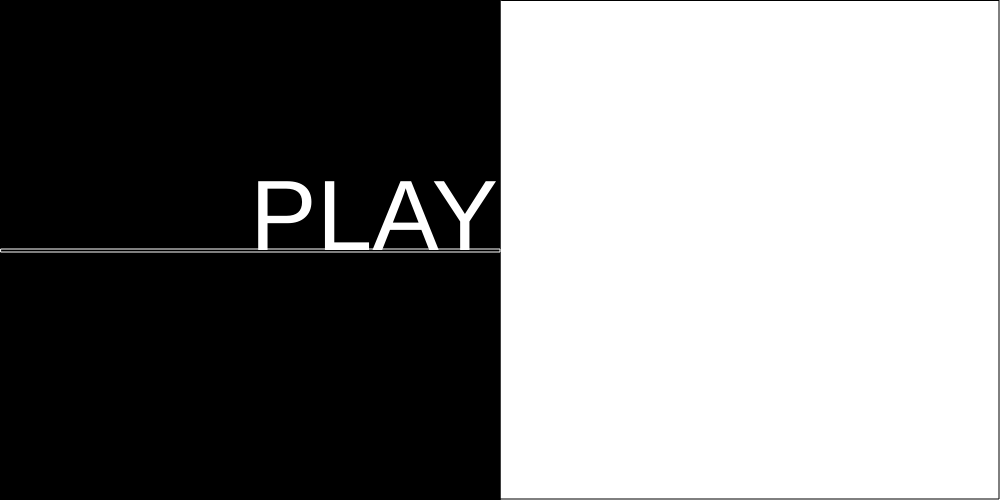
Frame 1 (no input)
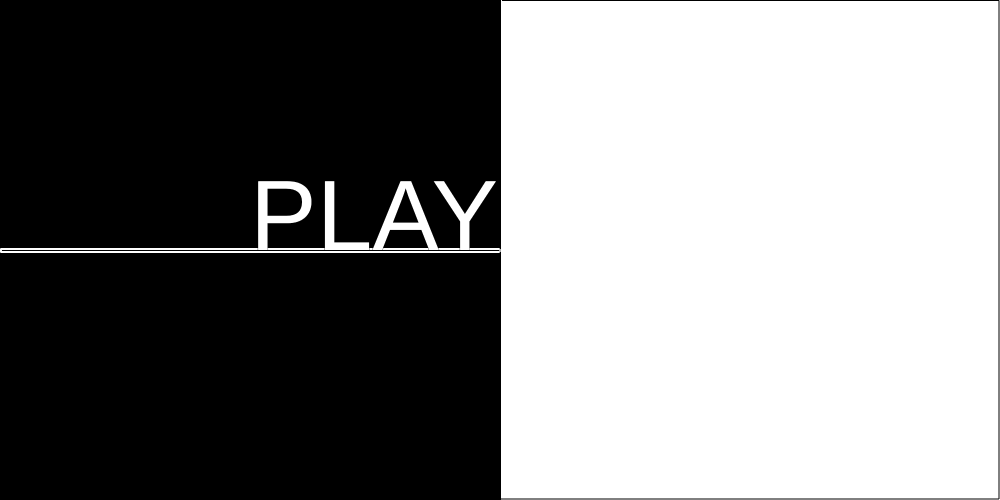
Frame 60 (no input)
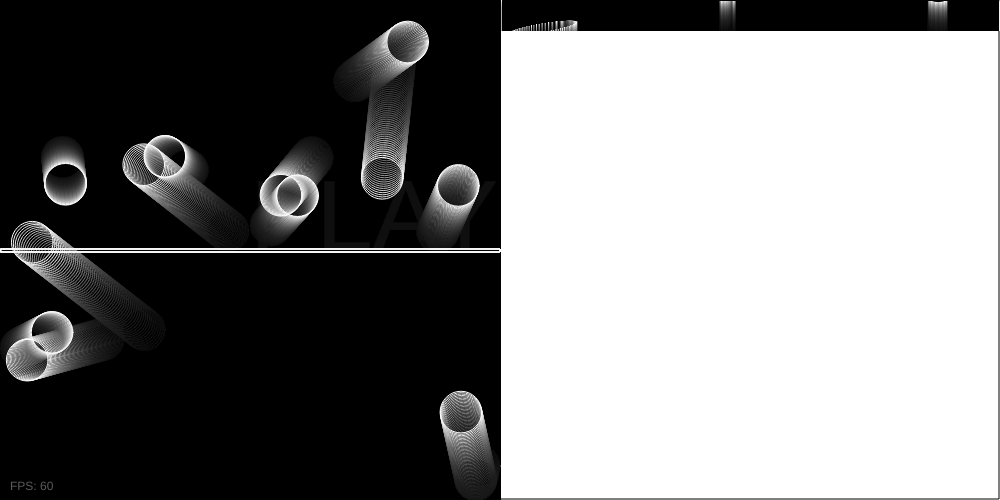
Frame 120 (the mouse pressed at the canvas centre since frame 60)

The p5.js sketch that drew these frames (run headless with seeded random() and noise() and a simulated clock; from frame 60 on, the mouse is pressed at the canvas centre):

// p5.js sketch
// ── sketch.js
// declare
var spots;
var play;
var chosen_spot;
var is_magic;
var numSpots; // Number of objects
var panelB;
var j;
var bSpeed;

function setup() {
    // assign
    play = false;
    chosen_spot = 1;
    is_magic = false;
    numSpots = 12; // Number of objects
    spots = []; 
    j = 0;
    bSpeed = 0.5;
    var magic_chance = 5;
    // setup
  createCanvas(1000, 500);
//  frameRate(200);
  var dia = width/2/numSpots; // Calculate diameter
//  spots = new Spot[numSpots]; // Create array
  for (var i = 0; i < numSpots; i++) {
    var x = dia/2 + i*dia;
    var y = random(dia/2.0, height-dia/2.0);
    var rate = random(0.3, 3.0)*(round(random(0.0, 1.0))-0.5)*2;
     // Create each object
    spots[i] = new Spot(x, y, dia, rate);
  }
  chosen_spot = round(random(0, numSpots));
  if (random(0, magic_chance) < 1) {
    is_magic = true;
  }

  fill(0);
  rect(0, 0, width/2, height);
  noFill();
  stroke(0);
  rect(0, 0, width-1, height-1);
  noStroke();

}

function draw() {
  if (play == true) {
    fill(0, 12);
    noStroke();
    rect(0, 0, width/2, height);
    j = (j % height) + bSpeed;
  }else{
      noFill();
      stroke(0);
      rect(0, 0, width/2, height);
      fill(255);
      textSize(100);
      text("PLAY", width/4, height/2);
  }
    stroke(255);
    noFill();
    rect(0+1,height/2-1,width/2-1,3);
    noStroke();
  for (var i=0; i < spots.length; i++) {
    if (play == true) {
      noFill();
      stroke(255,255,255);
      if (i == chosen_spot && is_magic){
        stroke(255, 0, 0);
      }
      spots[i].move(); // Move each object
      spots[i].display(); // Display each object
    }
  }
    // make panelB
    panelB = get(1, height/2,width/2-1,1);
    // blend(panelB, 1, height/2,width/2-1,1, width/2, j, width/2, 1, BURN);
    image(panelB, width/2+1, j);
    //copy(0,height/2,width/2,1, width/2,0,width/2,height);
    
    // Draw FPS (rounded to 2 decimal places) at the bottom left of the screen
    if ((j+1) % 20 == 0){
        var fps = frameRate();
        fill(255);
        stroke(0);
        textSize(12);
        text("FPS: " + fps.toFixed(0), 10, height - 10);
    }
}

function touchStarted(){
  play = !play;
}

class Spot {
    constructor(xpos, ypos, dia, sp){
    this.x = xpos;
    this.y = ypos;
    this.diameter = dia;
    this.speed = sp;
    this.directionY = random(-1,1);  // Direction of motion (1 is down, -1 is up)
    this.directionX = random(-1,1);  // Direction of motion (1 is down, -1 is up)
    }
    
      move() {
        this.y += (this.speed * this.directionY); 
        if ((this.y > (height - this.diameter/2)) || (this.y < this.diameter/2)) { 
          this.directionY *= -1; 
        }
        this.x += (this.speed * this.directionX); 
        if ((this.x > (width/2 - this.diameter/2)) || (this.x < this.diameter/2)) { 
          this.directionX *= -1; 
        }
      }

      display() {
        ellipse(this.x, this.y, this.diameter, this.diameter);
      }
}
